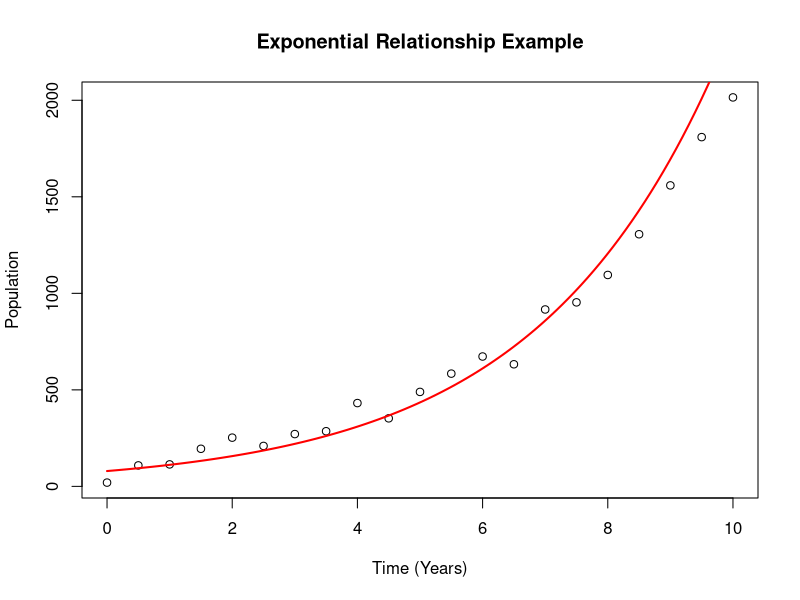
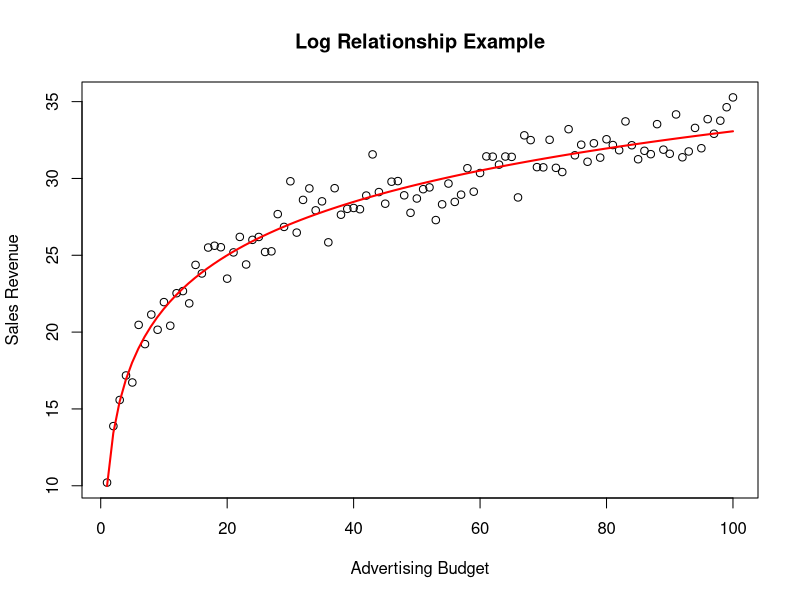

Source code (R) for these figures, in order:
## ---- chunk 1
X <- seq(0, 10, by=0.5)  # Time in years
Y <- 100 * exp(0.3 * X) + rnorm(length(X), mean=0, sd=50) 
# rnorm is to simulate random noise (error)  

# Transform Y for linear regression: Take the natural log
# This IS A LINK FUNCTION
log_Y <- log(Y)

# Fit a linear model on log-transformed data
exp_model <- lm(log_Y ~ X)


plot(X, Y, main="Exponential Relationship Example",
     xlab="Time (Years)", ylab="Population")


X_seq <- seq(min(X), max(X), length.out=100)
Y_pred <- exp(predict(exp_model, newdata = data.frame(X = X_seq)))
lines(X_seq, Y_pred, col="red", lwd=2)
## ---- chunk 2
X <- seq(1,100, by = 1)
Y <- 10 + 5 * log(X) + rnorm(100, mean = 0, sd = 1) 

log.model <- lm(Y ~ log(X))

plot(X, Y, main = "Log Relationship Example", xlab = "Advertising Budget", ylab = "Sales Revenue")
curve(coef(log.model)[1] + coef(log.model)[2] * log(x), 
      from=min(X), to=max(X), col="red", lwd=2, add=TRUE)
